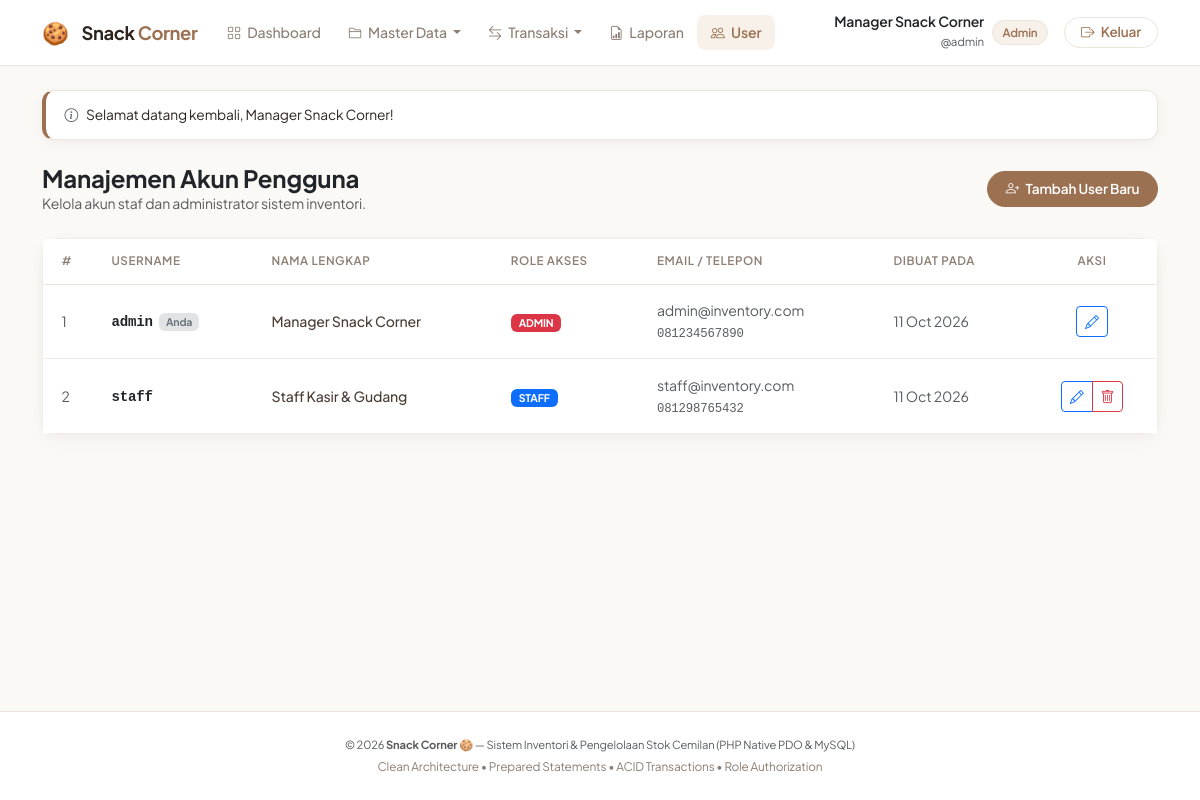
The page /public/users/index.php (signed in) on the database its author committed.
### tables this page shows
CREATE TABLE user_profiles (
    id INT AUTO_INCREMENT PRIMARY KEY,
    user_id INT NOT NULL UNIQUE,
    full_name VARCHAR(100) NOT NULL,
    email VARCHAR(100) NULL,
    phone VARCHAR(20) NULL,
    created_at TIMESTAMP DEFAULT CURRENT_TIMESTAMP,
    FOREIGN KEY (user_id) REFERENCES users(id) ON UPDATE CASCADE ON DELETE CASCADE
);

CREATE TABLE users (
    id INT AUTO_INCREMENT PRIMARY KEY,
    username VARCHAR(50) NOT NULL UNIQUE,
    password_hash VARCHAR(255) NOT NULL,
    role ENUM('admin', 'staff') NOT NULL DEFAULT 'staff',
    created_at TIMESTAMP DEFAULT CURRENT_TIMESTAMP
);

### helpers/auth.php (called while the page is built, shortened)
<?php
function url(string $path = ''): string
{
    $path = ltrim($path, '/');
    return BASE_URL . ($path ? '/' . $path : '');
}
function is_logged_in(): bool
{
    return isset($_SESSION['user']) && !empty($_SESSION['user']['id']);
}
function current_user(): ?array
{
    return $_SESSION['user'] ?? null;
}
function has_role($roles): bool
{
    $currentRole = $_SESSION['user']['role'] ?? '';
    return $currentRole === $roles;
}
function get_flash(): ?array
{
    if (isset($_SESSION['flash'])) {
        $flash = $_SESSION['flash'];
        return $flash;
    }
    return null;
}

### helpers/escape.php (called while the page is built, shortened)
<?php
function e($value): string
{
    return htmlspecialchars((string) $value, ENT_QUOTES, 'UTF-8');
}
function format_date(?string $datetime, bool $withTime = true): string
{
    $timestamp = strtotime($datetime);
    $format = $withTime ? 'd M Y, H:i' : 'd M Y';
    return date($format, $timestamp);
}

### public/users/index.php (the view, shortened to what this page needs)
<?php
require_once __DIR__ . '/../../config/database.php';
require_once __DIR__ . '/../../helpers/escape.php';
require_once __DIR__ . '/../../helpers/auth.php';
$activeNav = 'users';
$sql = '
    SELECT u.id, u.username, u.role, u.created_at,
           p.full_name, p.email, p.phone
    FROM users u
    LEFT JOIN user_profiles p ON p.user_id = u.id
    ORDER BY u.id ASC
';
$users = $pdo->query($sql)->fetchAll();
include __DIR__ . '/../../views/header.php';
?>
<div class="d-flex justify-content-between align-items-center mb-4">
    <div>
        <h4 class="fw-bold mb-0 text-dark">Manajemen Akun Pengguna</h4>
        <p class="text-muted small mb-0">Kelola akun staf dan administrator sistem inventori.</p>
    </div>
    <a href="<?= url('users/create.php') ?>" class="btn btn-coksu btn-sm">
        <i class="bi bi-person-plus me-1"></i> Tambah User Baru
    </a>
</div>
<div class="card card-clean">
    <div class="table-responsive">
        <table class="table-clean align-middle">
            <thead>
                <tr>
                    <th style="width: 50px;">#</th>
                    <th>Username</th>
                    <th>Nama Lengkap</th>
                    <th>Role Akses</th>
                    <th>Email / Telepon</th>
                    <th>Dibuat Pada</th>
                    <th class="text-center" style="width: 130px;">Aksi</th>
                </tr>
            </thead>
            <tbody>
                <?php foreach ($users as $i => $u): ?>
                    <tr>
                        <td class="text-muted small"><?= $i + 1 ?></td>
                        <td>
                            <span class="font-monospace fw-bold text-dark"><?= e($u['username']) ?></span>
                            <?php if ($u['id'] === current_user()['id']): ?>
                                <span class="badge bg-secondary-subtle text-secondary ms-1">Anda</span>
                            <?php endif; ?>
                        </td>
                        <td class="fw-medium"><?= e($u['full_name'] ?: '-') ?></td>
                        <td>
                            <span class="badge <?= $u['role'] === 'admin' ? 'bg-danger' : 'bg-primary' ?> px-2 py-1">
                                <?= strtoupper(e($u['role'])) ?>
                            </span>
                        </td>
                        <td class="small text-muted">
                            <div><?= e($u['email'] ?: '-') ?></div>
                            <small class="font-monospace"><?= e($u['phone'] ?: '') ?></small>
                        </td>
                        <td class="small text-muted"><?= format_date($u['created_at'], false) ?></td>
                        <td class="text-center">
                            <div class="btn-group btn-group-sm">
                                <a href="<?= url('users/edit.php?id=' . $u['id']) ?>" class="btn btn-outline-primary" title="Edit Akun">
                                    <i class="bi bi-pencil"></i>
                                </a>
                                <?php if ($u['id'] !== current_user()['id']): ?>
                                    <a href="<?= url('users/delete.php?id=' . $u['id']) ?>" class="btn btn-outline-danger" title="Hapus Akun" onclick="return confirm('Apakah Anda yakin ingin menghapus user ini?');">
                                        <i class="bi bi-trash"></i>
                                    </a>
                                <?php endif; ?>
                            </div>
                        </td>
                    </tr>
                <?php endforeach; ?>
            </tbody>
        </table>
    </div>
</div>
<?php include __DIR__ . '/../../views/footer.php'; ?>

### views/header.php (shortened to what this page needs)
<?php
$currentUser = current_user();
$flash = get_flash();
?>
<!DOCTYPE html>
<html lang="id">
<head>
    <link href="https://cdn.jsdelivr.net/npm/bootstrap@5.3.3/dist/css/bootstrap.min.css" rel="stylesheet">
    <link href="https://cdn.jsdelivr.net/npm/bootstrap-icons@1.11.3/font/bootstrap-icons.css" rel="stylesheet">
    <link href="<?= url('css/style.css') ?>" rel="stylesheet">
</head>
<body>
<nav class="navbar navbar-expand-lg navbar-clean sticky-top">
    <div class="container">
        <a class="navbar-brand-clean" href="<?= url('dashboard.php') ?>">
            <span style="font-size: 1.35rem; line-height: 1;">🍪</span>
            <span class="ms-1 fw-bold" style="color: var(--text-heading); font-size: 1.15rem;">Snack <span style="color: var(--coksu-primary);">Corner</span></span>
        </a>
        <div class="collapse navbar-collapse" id="navContent">
            <ul class="navbar-nav me-auto mb-2 mb-lg-0 ms-lg-3">
                <li class="nav-item">
                    <a class="nav-link <?= ($activeNav ?? '') === 'dashboard' ? 'active' : '' ?>" href="<?= url('dashboard.php') ?>">
                        <i class="bi bi-grid me-1"></i> Dashboard
                    </a>
                </li>
                <li class="nav-item dropdown">
                    <a class="nav-link dropdown-toggle <?= in_array($activeNav ?? '', ['products', 'categories', 'suppliers']) ? 'active' : '' ?>" href="#" role="button" data-bs-toggle="dropdown">
                        <i class="bi bi-folder2 me-1"></i> Master Data
                    </a>
                </li>
                <li class="nav-item dropdown">
                    <a class="nav-link dropdown-toggle <?= ($activeNav ?? '') === 'stock' ? 'active' : '' ?>" href="#" role="button" data-bs-toggle="dropdown">
                        <i class="bi bi-arrow-left-right me-1"></i> Transaksi
                    </a>
                </li>
                <li class="nav-item">
                    <a class="nav-link <?= ($activeNav ?? '') === 'reports' ? 'active' : '' ?>" href="<?= url('reports/index.php') ?>">
                        <i class="bi bi-file-earmark-bar-graph me-1"></i> Laporan
                    </a>
                </li>
                <?php if (has_role('admin')): ?>
                <li class="nav-item">
                    <a class="nav-link <?= ($activeNav ?? '') === 'users' ? 'active' : '' ?>" href="<?= url('users/index.php') ?>">
                        <i class="bi bi-people me-1"></i> User
                    </a>
                </li>
                <?php endif; ?>
            </ul>
            <ul class="navbar-nav ms-auto align-items-center">
                <li class="nav-item me-3 d-flex align-items-center">
                    <div class="text-end me-2 d-none d-sm-block">
                        <div class="fw-semibold small text-dark lh-1"><?= e($currentUser['full_name'] ?? $currentUser['username'] ?? 'User') ?></div>
                        <small class="text-muted" style="font-size: 0.72rem;">@<?= e($currentUser['username'] ?? '') ?></small>
                    </div>
                    <span class="badge-role-pill">
                        <?= ($currentUser['role'] ?? '') === 'admin' ? 'Admin' : 'Staff' ?>
                    </span>
                </li>
                <li class="nav-item">
                    <a href="<?= url('logout.php') ?>" class="btn btn-outline-coksu btn-sm py-1 px-3" onclick="return confirm('Apakah Anda yakin ingin keluar?');">
                        <i class="bi bi-box-arrow-right me-1"></i> Keluar
                    </a>
                </li>
            </ul>
        </div>
    </div>
</nav>
<main class="main-wrapper py-4">
    <div class="container">
        <?php if ($flash): ?>
            <div class="alert-clean alert-dismissible fade show mb-4 d-flex align-items-center justify-content-between" role="alert">
                <div class="d-flex align-items-center">
                    <i class="bi bi-info-circle me-2 text-muted"></i>
                    <div><?= e($flash['message']) ?></div>
                </div>
            </div>
        <?php endif; ?>

### public/css/style.css (style rules this page uses)
:root { --coksu-primary: #9c7152; --coksu-primary-hover: #865e41; --coksu-primary-active: #724f35; --coksu-light: #f7f1ea; --coksu-light-hover: #efe4d8; --coksu-border: #ede4db; --coksu-border-subtle: #f3ece4; --body-bg: #fbf9f6; --card-bg: #ffffff; --text-heading: #2d241e; --text-body: #4a3e35; --text-muted: #8c7e73; --text-subtle: #b3a59a; --accent-success: #448358; --accent-success-bg: #eff7f2; --accent-danger: #c24d4d; --accent-danger-bg: #fdf2f2; --accent-info: #5a7d9a; --accent-info-bg: #f0f5fa; --accent-warning: #c27f38; --accent-warning-bg: #fdf7ee; --radius-sm: 8px; --radius-md: 12px; --radius-lg: 16px; --radius-pill: 50px; --shadow-subtle: 0 1px 3px rgba(60, 45, 35, 0.03), 0 4px 16px rgba(60, 45, 35, 0.04); --shadow-card: 0 2px 12px rgba(60, 45, 35, 0.035), 0 8px 24px rgba(60, 45, 35, 0.03); --shadow-dropdown: 0 10px 30px rgba(60, 45, 35, 0.08); }
body { background-color: var(--body-bg); color: var(--text-body); font-family: 'Plus Jakarta Sans', system-ui, -apple-system, sans-serif; min-height: 100vh; display: flex; flex-direction: column; letter-spacing: -0.01em; -webkit-font-smoothing: antialiased; }
.navbar-clean { background-color: #ffffff !important; border-bottom: 1px solid var(--coksu-border); padding: 0.85rem 0; box-shadow: 0 1px 4px rgba(60, 45, 35, 0.02); }
.navbar-brand-clean { display: flex; align-items: center; gap: 0.55rem; color: var(--text-heading) !important; font-weight: 700; font-size: 1.15rem; text-decoration: none; letter-spacing: -0.02em; }
.navbar-clean .nav-link { color: var(--text-muted) !important; font-weight: 500; font-size: 0.88rem; padding: 0.45rem 0.85rem !important; border-radius: var(--radius-sm); transition: color 0.15s ease, background-color 0.15s ease; }
.navbar-clean .nav-link.active { color: var(--coksu-primary) !important; font-weight: 600; background-color: var(--coksu-light); }
.card-clean { background-color: #ffffff; border: 1px solid var(--coksu-border-subtle); border-radius: var(--radius-lg); box-shadow: var(--shadow-card); transition: box-shadow 0.2s ease, transform 0.2s ease; }
.table-clean { width: 100%; margin-bottom: 0; background-color: #ffffff; color: var(--text-body); }
.table-clean thead th { background-color: #ffffff !important; color: var(--text-muted); font-size: 0.73rem; font-weight: 600; text-transform: uppercase; letter-spacing: 0.05em; border-bottom: 1px solid var(--coksu-border) !important; padding: 0.85rem 1.15rem; white-space: nowrap; }
.table-clean tbody td { padding: 0.95rem 1.15rem; vertical-align: middle; border-bottom: 1px solid var(--coksu-border-subtle); font-size: 0.88rem; background-color: #ffffff; }
.table-clean tbody tr:last-child td { border-bottom: none; }
.btn-coksu { background-color: var(--coksu-primary); border: 1px solid var(--coksu-primary); color: #ffffff; font-weight: 600; font-size: 0.85rem; padding: 0.45rem 1.1rem; border-radius: var(--radius-pill); transition: all 0.15s ease; }
.btn-outline-coksu { background-color: transparent; border: 1px solid var(--coksu-border); color: var(--coksu-primary); font-weight: 600; font-size: 0.85rem; padding: 0.45rem 1.1rem; border-radius: var(--radius-pill); transition: all 0.15s ease; }
.badge-role-pill { font-size: 0.72rem; font-weight: 600; padding: 0.2rem 0.6rem; border-radius: var(--radius-pill); background-color: var(--coksu-light); color: var(--coksu-primary); border: 1px solid var(--coksu-border); }
.alert-clean { background-color: #ffffff; border: 1px solid var(--coksu-border); border-left: 4px solid var(--coksu-primary); border-radius: var(--radius-md); padding: 0.85rem 1.15rem; font-size: 0.86rem; color: var(--text-heading); box-shadow: var(--shadow-subtle); }

### rows shown on the page
user_profiles: full_name "Manager Snack Corner", user.username "admin", shows "Anda", user.role "ADMIN", email "admin@inventory.com", phone "081234567890", user.created_at "11 Oct 2026"
users: username "admin"
user_profiles: user.username "staff", full_name "Staff Kasir & Gudang", user.role "STAFF", email "staff@inventory.com", phone "081298765432", user.created_at "11 Oct 2026"

### other values the page prints
$flash['message'] "Selamat datang kembali, Manager Snack Corner!"
